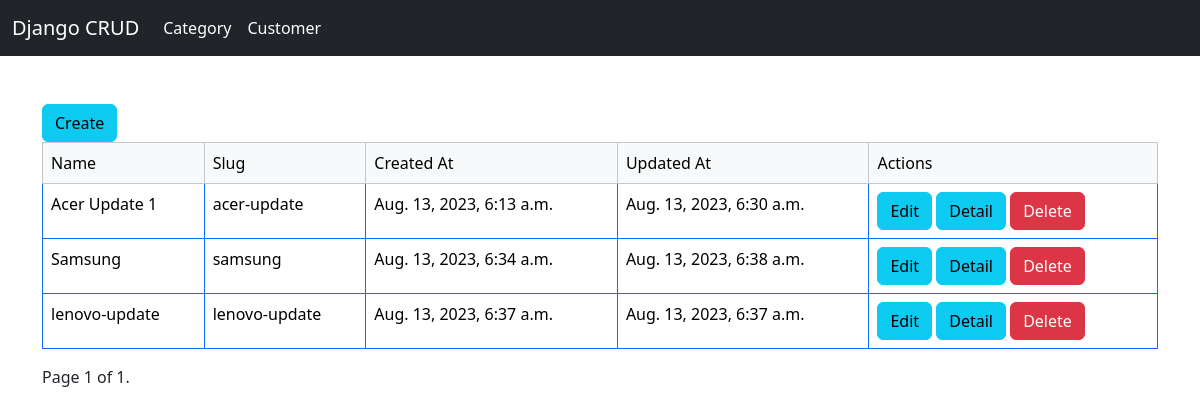
Before: / with the older database file.
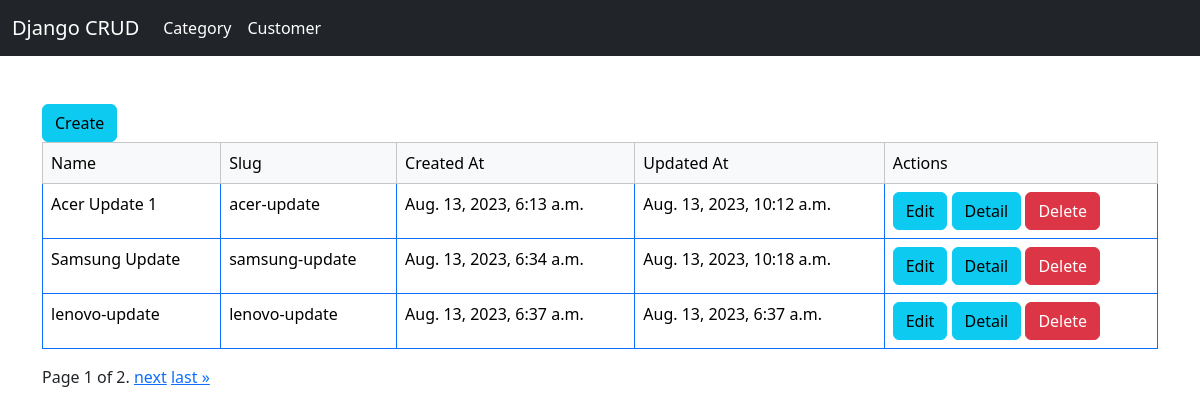
After: the same page with the newer database file.
### category/models.py (models this page shows, shortened)
class Category(models.Model):
    name = models.CharField(max_length=255)
    slug = models.SlugField(max_length=255, unique=name)
    created_at = models.DateTimeField(auto_now_add=True)
    updated_at = models.DateTimeField(auto_now=True)

### category/views.py (the view)
# urls.py: path("", CategoryListView.as_view(), name='category_list'),
class CategoryListView(ListView):
    model = Category
    paginate_by = 3
    template_name = 'category/category_list.html'

### category/templates/category/category_list.html (shortened to what this page needs)
{% extends 'category/base.html' %}
{% block contents %}
<div class="row py-5">
    <div class="col-md-12">
        <a href="{% url 'category_create' %}" class="btn btn-info">
            Create
        </a>
        <table class="table table-bordered border-primary">
            <thead class="table-light">
                <tr>
                    <td>
                        Name
                    </td>
                    <td>
                        Slug
                    </td>
                    <td>
                        Created At
                    </td>
                    <td>
                        Updated At
                    </td>
                    <td>
                        Actions
                    </td>
                </tr>
            </thead>
            <tbody>
                {% for category in object_list %}
                <tr>
                    <td>
                        {{ category.name }}
                    </td>
                    <td>
                        {{ category.slug }}
                    </td>
                    <td>
                        {{ category.created_at }}
                    </td>
                    <td>
                        {{ category.updated_at }}
                    </td>
                    <td>
                        <a href="{% url 'category_update' category.slug  %}" class="btn btn-info">
                            Edit
                        </a>
                        <a href="{% url 'category_detail' category.slug  %}" class="btn btn-info">
                            Detail
                        </a>
                        <a href="{% url 'category_delete' category.slug  %}" class="btn btn-danger">
                            Delete
                        </a>
                    </td>
                </tr>
                {% endfor %}
            </tbody>
        </table>
        <div class="pagination">
            <span class="step-links">
                <span class="current">
                    Page {{ page_obj.number }} of {{ page_obj.paginator.num_pages }}.
                </span>
                {% if page_obj.has_next %}
                <a href="?page={{ page_obj.next_page_number }}">next</a>
                <a href="?page={{ page_obj.paginator.num_pages }}">last &raquo;</a>
                {% endif %}
            </span>
        </div>
    </div>
</div>
{% endblock %}

### category/templates/category/base.html (shortened to what this page needs)
<!doctype html>
<html lang="en">
<head>
    <link href="https://cdn.jsdelivr.net/npm/bootstrap@5.3.1/dist/css/bootstrap.min.css" rel="stylesheet"
>
    {% include 'category/menu.html' %}
</head>
<body>
    <div class="container">
        {% block contents %}
        {% endblock %}
    </div>
</body>
</html>

### category/templates/category/menu.html (shortened to what this page needs)
<nav class="navbar navbar-expand-lg bg-dark" data-bs-theme="dark">
    <div class="container-fluid">
        <a class="navbar-brand" href="{% url 'category_list' %}">
            Django CRUD
        </a>
        <div class="collapse navbar-collapse" id="navbarColor02">
            <ul class="navbar-nav me-auto">
                <li class="nav-item">
                    <a class="nav-link active" href="{% url 'category_list' %}">
                        Category
                    </a>
                </li>
                <li class="nav-item">
                    <a class="nav-link active" href="{% url 'customer_list' %}">
                        Customer
                    </a>
                </li>
            </ul>
        </div>
    </div>
</nav>

Changed rows visible on the page:
changed Category "Acer Update 1": updated_at "Aug. 13, 2023, 6:30 a.m." → "Aug. 13, 2023, 10:12 a.m."
changed Category: name "Samsung" → "Samsung Update"; slug "samsung" → "samsung-update"; updated_at "Aug. 13, 2023, 6:38 a.m." → "Aug. 13, 2023, 10:18 a.m."
Other visible differences:
{{ page_obj.paginator.num_pages }}: "1" → "2"
text now shown: "next last »"
